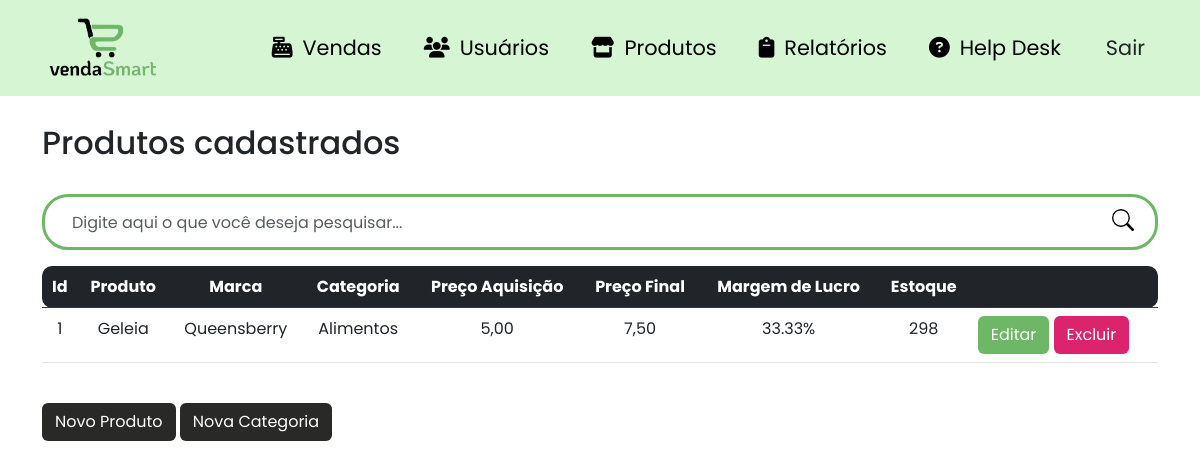
Before: /produtos (signed in) with the older database file.
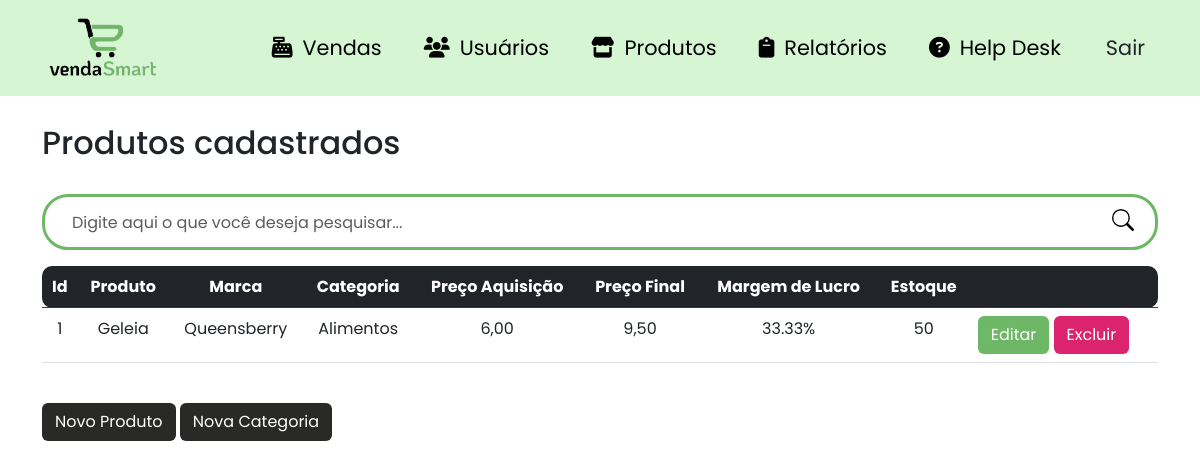
After: the same page with the newer database file.
### site_atividade/models/__init__.py (models this page shows, shortened)
class Produtos(database.Model):
    id_produtos = database.Column(database.Integer, primary_key=True)
    produto = database.Column(database.String, nullable=False)
    marca = database.Column(database.String, nullable=False)
    preco_aquisicao = database.Column(database.Float, nullable=False)
    preco = database.Column(database.Float, nullable=False)
    estoque = database.Column(database.Integer, nullable=False)
    margem_lucro = database.Column(database.Float, nullable=True)
    categoria_fk = database.Column(database.Integer, database.ForeignKey('categoria.id_categoria'), nullable=False)
    venda = database.relationship('Venda', backref='produto')

class Categoria(database.Model):
    id_categoria = database.Column(database.Integer, primary_key=True)
    categoria = database.Column(database.String, nullable=False)
    produtos = database.relationship('Produtos', backref='categoria', lazy=True)

### site_atividade/routers/__init__.py (the view)
@app.route("/produtos")
@login_required
def produtos():
    search_term = request.args.get('search')
    if search_term:
        produtos = Produtos.query.filter(Produtos.produto.ilike(f'%{search_term}%')).all()
    else:
        produtos = Produtos.query.all()
    categorias = Categoria.query.all()  # Obter todas as categorias
    return render_template('lista_produto.html', produtos=produtos, categorias=categorias)

### site_atividade/models/__init__.py (called while the page is built)
@login_manager.user_loader
def load_usuario(id_usuario):
    return Usuario.query.get(int(id_usuario))

### site_atividade/templates/lista_produto.html (shortened to what this page needs)
{% extends 'base.html' %}
{% block body %}
        <div class="container theme-showcase" role="main">
            <br>
            <div class="page-header">
                <h2 class="box-title col-md-12">Produtos cadastrados</h2>
            </div>
            <br>
            <div class="search-box">
                <form class="form-search" action="{{ url_for('produtos') }}" method="GET">
                    <div class="input-group form-group-search">
                        <input type="text" class="form-control form-control-search" placeholder="Digite aqui o que você deseja pesquisar..." id="search-input" name="search">
                        <span class="input-group-btn">
                            <button class="btn-search type="submit"></button>
                        </span>
                    </div>
                </form>
            </div>
            <div class="list-product">
                <table class="table table-hover scrollable-table">
                    <thead class="table-dark">
                        <tr>
                            <th class="text-center table-rounded-start">Id</th>
                            <th class="text-center">Produto</th>
                            <th class="text-center">Marca</th>
                            <th class="text-center">Categoria</th>
                            <th class="text-center">Preço Aquisição</th>
                            <th class="text-center">Preço Final</th>
                            <th class="text-center">Margem de Lucro</th>
                            <th class="text-center">Estoque</th>
                            <th class="table-rounded-end"> </th>
                        </tr>
                    </thead>
                    <tbody>
                    {% for produto in produtos %}
                        <tr data-href="#">
                           </td> <td class="text-center"> {{ produto.id_produtos }} </td>
                            <td class="text-center">{{ produto.produto }}</td>
                            <td class="text-center ">{{ produto.marca }}</td>
                            <td class="text-center">{{ produto.categoria.categoria }}</td>
                            <td class="text-center">{{ "{:.2f}".format(produto.preco_aquisicao).replace('.', ',') }}</td>
                            <td class="text-center">{{ "{:.2f}".format(produto.preco).replace('.', ',') }}</td>
                            <td class="text-center">{{ "{:.2f}%".format(produto.margem_lucro) }}</td>
                            <td class="text-center">{{ produto.estoque }}</td>
                            <td class="btn-edit-delete text-right">
                                <a class="btn btn-color1 text-white" data-toggle="modal" data-target="#editProdutoModal{{ produto.id_produtos }}">Editar</a>
                                <a class="btn btn-color2 text-white" data-toggle="modal" data-target="#deleteProdutoModal{{ produto.id_produtos }}">Excluir</a>
                            </td>
                        </tr>
                    {% endfor %}
                    </tbody>
                </table>
            </div>
            <br>
            <div class="pull-right">
                <button type="button" class="btn btn-color3" data-toggle="modal" data-target="#addProdutoModal">
                    Novo Produto
                </button>
                <button type="button" class="btn btn-color3" data-toggle="modal" data-target="#addCategoriaModal">
                    Nova Categoria
                </button>
            </div>
{% endblock %}

### site_atividade/templates/base.html (shortened to what this page needs)
<html lang="pt-BR">
    <head>
        <link href="https://cdn.jsdelivr.net/npm/bootstrap@5.3.0-alpha3/dist/css/bootstrap.min.css" rel="stylesheet">
        <link rel="stylesheet" href="{{ url_for('static', filename='css/product.css') }}">
        <link rel="stylesheet" href="{{ url_for('static', filename='css/navbar.css') }}">
        <link rel="stylesheet" href="{{ url_for('static', filename='css/style.css') }}">
        <link rel="stylesheet" href="{{ url_for('static', filename='css/vendas.css') }}">
        <link rel="stylesheet" href="{{ url_for('static', filename='css/usuario.css') }}">
        <link rel="stylesheet" href="https://cdnjs.cloudflare.com/ajax/libs/font-awesome/6.4.0/css/all.min.css"/>
        <link rel="stylesheet" href="https://cdn.jsdelivr.net/npm/bootstrap-icons@1.10.5/font/bootstrap-icons.css">
    </head>
    <body>
        {% include 'navbar.html' %}
        {% block body %}
        {% endblock %}
    </body>
</html>

### site_atividade/templates/navbar.html (shortened to what this page needs)
<nav class="navbar navbar-expand-lg fixed-top navbar-light">
  <div class="container">
    <a class="navbar-brand" href="#"
      ><img
        id="MDB-logo"
        src="static/image/logo-body7.png"
        alt="vendasSmart"
        draggable="false"
        height="70"
    /></a>
    <div class="collapse navbar-collapse nav-transition" id="navbarSupportedContent">
      <ul class="navbar-nav ms-auto align-items-center">
        {% if current_user.is_authenticated %}
        <li class="nav-item">
          <a class="nav-link mx-2" href="{{ url_for('vendas') }}"><i class="fa-solid fa-cash-register style="color: #000000;"></i>Vendas</a>
        </li>
        <li class="nav-item">
          <a class="nav-link mx-2" href="{{ url_for('usuarios') }}"><i class="fa-solid fa-users" style="color: #000000;"></i>Usuários</a>
        </li>
        <li class="nav-item">
          <a class="nav-link mx-2" href="{{ url_for('produtos') }}"><i class="fa-solid fa-store" style="color: #000000;"></i>Produtos</a>
        </li>
        <li class="nav-item">
          <a class="nav-link mx-2" href="{{ url_for('relatorio_vendas_diario') }}"><i class="fa-solid fa-clipboard" style="color: #000000;"></i>Relatórios</a>
        </li>
        <li class="nav-item">
          <a class="nav-link mx-2" href="{{ url_for('helpdesk') }}"><i class="fa-solid fa-circle-question" style="color: #000000;"></i>Help Desk</a>
        </li>
        <li class="nav-item ms-3">
            <a class="btn btn-black btn-rounded" href="{{ url_for('logout') }}">Sair</a>
        </li>
        {% else %}
        <li class="nav-item">
          <a class="nav-link mx-2" href="{{ url_for('login') }}"><i class="fas fa-heart pe-2"></i>Login</a>
        </li>
        {% endif %}
      </ul>
    </div>
  </div>
</nav>

### site_atividade/static/css/product.css (style rules this page uses)
.list-product { max-height: 550px; overflow: auto; }
.scrollable-table { overflow-y: auto; }
.form-search { grid-template-rows: 100vh; }
.form-group-search { border: 3px solid #6DB766; border-radius: 26px; padding: 5px 15px; }
.form-control-search { width: 350px; height: 40px; border : none; }
.btn-search { float: right; width: 34px; height: 36px; border: none; background: #fff; }
input[type="text"] { outline: none; box-shadow: none !important; }

### site_atividade/static/css/navbar.css (style rules this page uses)
.navbar-light .navbar-nav .nav-link { color: #000; }
.navbar { background-color: #D5F5D3; }
.collapse > ul > li > a { font-size: 1.3em; }
i { padding: 10px; }

### site_atividade/static/css/style.css (style rules this page uses)
body { padding-top: 100px; font-family: 'Poppins', sans-serif; }
.btn-color1 { background-color: #6DB766; transition: .5s; }
.btn-color2 { background-color: #DC236D; transition: .5s; }
.btn-color3 { background-color: #292928; transition: .5s; color: #fff; }
.table-rounded-start { border-top-left-radius: 10px; border-bottom-left-radius: 10px; }
.table-rounded-end { border-top-right-radius: 10px; border-bottom-right-radius: 10px; }

### site_atividade/static/css/vendas.css (style rules this page uses)
.scrollable-table { overflow-y: auto; }

Changed rows visible on the page:
changed Produtos "Geleia": preco_aquisicao "5,00" → "6,00"; preco "7,50" → "9,50"; estoque "298" → "50"
